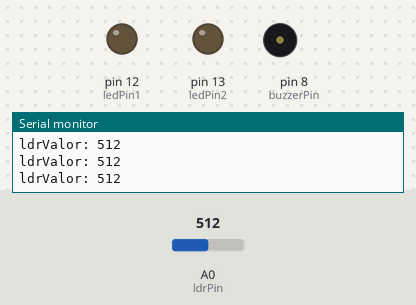
The sketch below on a simulated Arduino Uno, built with avr-gcc and run on an emulated ATmega328P. Parts: output pins drawn as LEDs (lit = HIGH), buzzer (waves = sounding), the last lines printed to the serial monitor. Inputs (shaded band) come from the test bench; at power-on: A0 (ldrPin) = 512.

Above: at 1.2 s.
1.3 s: A0 (ldrPin) set to 723
2.8 s: A0 (ldrPin) set to 739
At 3.2 s:
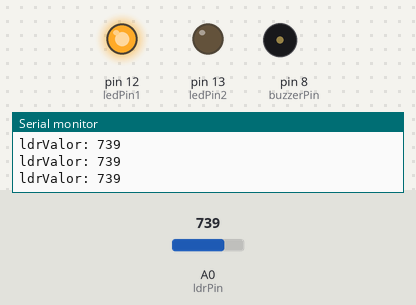
4.3 s: A0 (ldrPin) set to 889
5.8 s: A0 (ldrPin) set to 901
At 7.0 s:
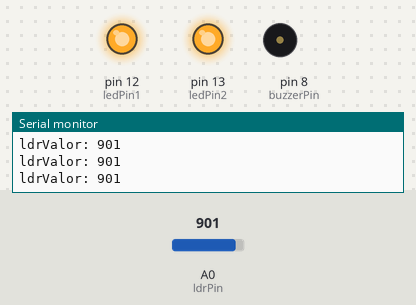
7.3 s: A0 (ldrPin) set to 920
At 8.2 s:
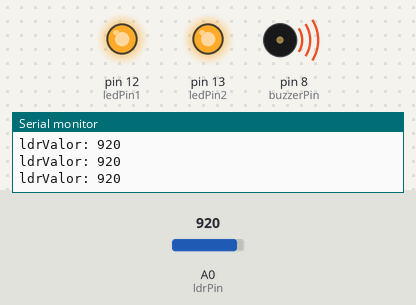
8.8 s: A0 (ldrPin) set to 900
At 9.5 s:
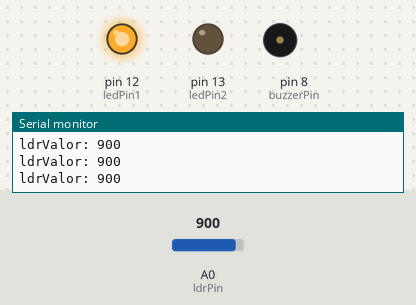
Timing chart, 0 to 11.4 s (numbered marks = the images above; inputs shaded):
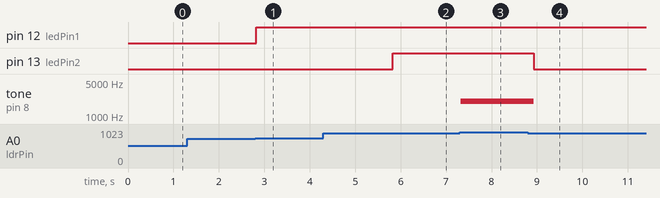

The sketch:

P2DanielSantana.ino
```cpp
#define per5

int buttonPin1 = 2; // botÃ£o 1
int buttonPin2 = 3; // botÃ£o 2
int buzzerPin = 8; // buzzer
int ledPin1 = 12; //Led 1
int ledPin2 = 13; //Led 2
int ldrPin = 0; //LDR no pino analÃgico A0
int ldrValor; //Valor lido do LDR
int buttonState1; // Valor lido do botÃ£o 1
int buttonState2; // Valor lido do botÃ£o 2

#ifdef per0
void setup() {
  pinMode(ledPin1,OUTPUT); //define o pino 9 como saÃda
  pinMode(ledPin2,OUTPUT); //define o pino 10 como saÃda
  pinMode(buttonPin1, INPUT); // define o pino 2 como entrada
  pinMode(buttonPin2, INPUT); // define o pino 3 como entrada
  pinMode(buzzerPin, OUTPUT); //define o pino 8 como saÃ da
  Serial.begin(9600); //Inicia a comunicaÃ§Ã£o serial
}

void loop() {
  ldrValor = analogRead(ldrPin);
  Serial.print("ldrValor: ");
  Serial.println(ldrValor);
  buttonState1 = digitalRead(buttonPin1);
  Serial.print("buttonState1: ");
  Serial.println(buttonState1);
  buttonState2 = digitalRead(buttonPin2);
  Serial.print("buttonState2: ");
  Serial.println(buttonState2);
  tone(buzzerPin, 2000); //liga buzzer
  delay(200);
  noTone(buzzerPin); //desliga buzzer
  digitalWrite(ledPin1,HIGH);
  delay(1000);
  digitalWrite(ledPin1,LOW);
  digitalWrite(ledPin2,HIGH);
  delay(1000);
  digitalWrite(ledPin2,LOW);
}

#endif

//*************************************************************

#ifdef per1

void setup(){
  pinMode(ledPin1,OUTPUT);
  pinMode(buzzerPin, OUTPUT);
  Serial.begin(9600);
}

void loop(){
  ldrValor = analogRead(ldrPin);
  Serial.print("ldrValor: ");
  Serial.println(ldrValor);
  if(ldrValor <= 800) {
    digitalWrite(ledPin1,LOW);
    noTone(buzzerPin);
  }else{
    digitalWrite(ledPin1,HIGH);
    tone(buzzerPin, 2000);
    delay(200);
  }
}

#endif

//*************************************************************

#ifdef per2

void setup(){
  pinMode(ledPin1,OUTPUT);
  pinMode(ledPin2,OUTPUT);
  pinMode(buzzerPin, OUTPUT);
  Serial.begin(9600);
}

void loop(){
  ldrValor = analogRead(ldrPin);
  Serial.print("ldrValor: ");
  Serial.println(ldrValor);
    if(ldrValor <= 700)
    {
      digitalWrite(ledPin1,LOW);
      digitalWrite(ledPin2,LOW);
      noTone(buzzerPin);
    }else if(ldrValor>=701 && ldrValor<=900){
      digitalWrite(ledPin1,HIGH);
      digitalWrite(ledPin2,LOW);
      noTone(buzzerPin);
	}else if(ldrValor>=901){
      digitalWrite(ledPin1,HIGH);
	  digitalWrite(ledPin2,HIGH);
      tone(buzzerPin, 2000);
      delay(200);
  }
}

#endif

//*************************************************************

#ifdef per3

void setup(){
  pinMode(ledPin1,OUTPUT);
  pinMode(ledPin2,OUTPUT);
  pinMode(buttonPin1, INPUT);
  pinMode(buttonPin2, INPUT);
  Serial.begin(9600);
}

void loop(){
  buttonState1 = digitalRead(buttonPin1);
  Serial.print("buttonState1: ");
  Serial.println(buttonState1);
  buttonState2 = digitalRead(buttonPin2);
  Serial.print("buttonState2: ");
  Serial.println(buttonState2);
  if(buttonState1 == 0)
  {
    digitalWrite(ledPin1,LOW);
    digitalWrite(ledPin2,HIGH);
  }else if(buttonState2 == 0){
    digitalWrite(ledPin2,LOW);
    digitalWrite(ledPin1,HIGH);
  }
}

#endif

//*************************************************************

#ifdef per4
int led1(int state);
int led2(int state);
int buzzer(int state);

void setup(){
  pinMode(ledPin1,OUTPUT);
  pinMode(ledPin2,OUTPUT);
  pinMode(buttonPin1, INPUT);
  pinMode(buttonPin2, INPUT);
  pinMode(buzzerPin, OUTPUT);
  Serial.begin(9600);
  }

void loop(){
  buttonState1 = digitalRead(buttonPin1);
  Serial.print("buttonState1: ");
  Serial.println(buttonState1);
  buttonState2 = digitalRead(buttonPin2);
  Serial.print("buttonState2: ");
  Serial.println(buttonState2);
  led1(buttonState1);
  led2(buttonState2);
  buzzer(buttonState2);
}

int led1(int state){
	if(state == 0){
    digitalWrite(ledPin1,HIGH);
    }else{
    digitalWrite(ledPin1,LOW);
	}
  return state;
}

int led2(int state){
	if(state == 0){
    digitalWrite(ledPin2,HIGH);
    }else{
    digitalWrite(ledPin2,LOW);
	}
  return state;
}
int buzzer(int state){
  if(state == 0){
  	 tone(buzzerPin, 2000);
     delay(200);
  }else{
    noTone(buzzerPin);
  }
	return state;
}
#endif

//*************************************************************

#ifdef per5

int ldr(int stateLDR);
int led1(int state);
int led2(int state);
int buzzer(int state);

void setup(){
  pinMode(ledPin1,OUTPUT);
  pinMode(ledPin2,OUTPUT);
  pinMode(buzzerPin, OUTPUT);
  Serial.begin(9600);
}

void loop(){
  ldr(ldrValor);
  led1(ldrValor);
  led2(ldrValor);
  buzzer(ldrValor);
}

int ldr(int ldrState){
    ldrValor = analogRead(ldrPin);
    ldrState=ldrValor;
    Serial.print("ldrValor: ");
    Serial.println(ldrValor);
    return ldrState;
}

int led1(int state){
    if(state <= 729)
    {
      digitalWrite(ledPin1,LOW);
    }else if(state >= 730){
      digitalWrite(ledPin1,HIGH);
    }
	return state;
}
int led2(int state){
    if(state <= 900){
      digitalWrite(ledPin2,LOW);
    }else if(state >= 901){
      digitalWrite(ledPin2,HIGH);
    }
    return state;
}
int buzzer(int state){
  if(state <= 900){
  noTone(buzzerPin);
  }else if(state >= 910){
  tone(buzzerPin, 2000);
  delay(200);
  }
}
#endif
```

Measured:
- the behaviour switches between 729 and 730 on A0 (ldrPin) (found by bisection; images 0 and 1)
- the behaviour switches between 900 and 901 on A0 (ldrPin) (found by bisection; images 1 and 2)
- after the input at 2.8 s, pin 12 (ledPin1): LOW → HIGH at once
- after the input at 5.8 s, pin 13 (ledPin2): LOW → HIGH at once
- after the input at 7.3 s, tone on pin 8 (buzzerPin): silent → 2000 Hz at once
- after the input at 8.8 s, pin 13 (ledPin2): HIGH → LOW after 0.13 s; tone on pin 8 (buzzerPin): 2000 Hz → silent after 0.13 s
